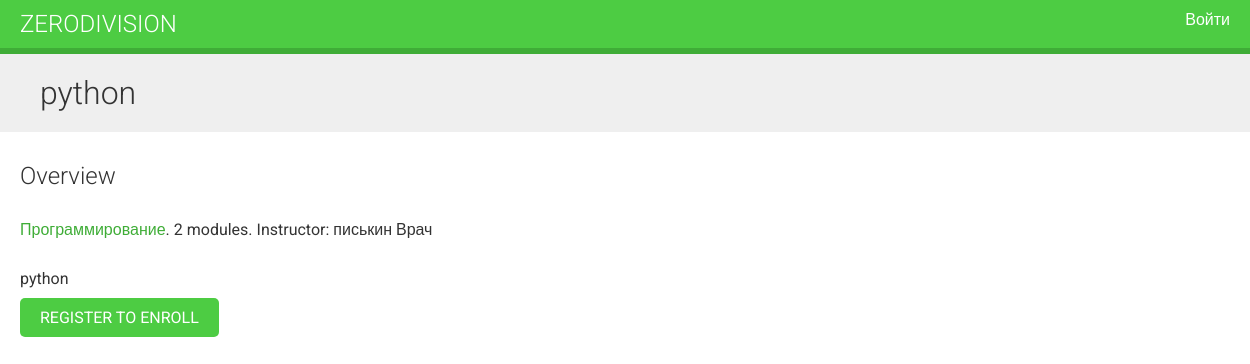
Page /course/python/ on the committed database.
### courses/models.py (models this page shows, shortened)
class Course(models.Model):
    owner = models.ForeignKey(User,
                              related_name='courses_created',
                              on_delete=models.CASCADE)
    subject = models.ForeignKey(Subject,
                                related_name='courses',
                                on_delete=models.CASCADE)
    title = models.CharField(max_length=200)
    slug = models.SlugField(max_length=200, unique=True)
    overview = models.TextField()
    created = models.DateTimeField(auto_now_add=True)
    students = models.ManyToManyField(User,
                                      related_name='courses_joined',
                                      blank=True)
    class Meta:
        ordering = ['-created']

class Subject(models.Model):
    title = models.CharField(max_length=200)
    slug = models.SlugField(max_length=200, unique=True)
    class Meta:
        ordering = ['title']

### courses/views.py (the view)
class CourseDetailView(DetailView):
    model = Course
    template_name = 'courses/course/detail.html'
    def get_context_data(self, **kwargs):
        context = super(CourseDetailView,
                        self).get_context_data(**kwargs)
        context['enroll_form'] = CourseEnrollForm(
                                   initial={'course':self.object})
        return context

### courses/templates/courses/course/detail.html (shortened to what this page needs)
{% extends "base.html" %}
{% block content %}
    {% with subject=course.subject %}
        <h1>
            {{ object.title }}
        </h1>
        <div class="module">
            <h2>Overview</h2>
            <p>
                <a href="{% url "courses:course_list_subject" subject.slug %}">{{ subject.title }}</a>.
                {{ course.modules.count }} modules.
                Instructor: {{ course.owner.get_full_name }}
            </p>
            {{ object.overview|linebreaks }}
            {% if request.user.is_authenticated %}
                <form action="{% url "students:student_enroll_course" %}" method="post">
                    {{ enroll_form }}
                    {% csrf_token %}
                    <input type="submit" class="button" value="Enroll now">
                </form>
            {% else %}
                <a href="{% url "student_registration" %}" class="button">
                    Register to enroll
                </a>
            {% endif %}
        </div>
    {% endwith %}
{% endblock %}

### courses/static/css/base.css (style rules this page uses)
body { margin:0; font-family:'Roboto', sans-serif; font-weight:400; color:#333; }
a { color:#3fad37; text-decoration:none; }
h1, h2, h3, h4, h5, h6 { font-family:'Roboto', sans-serif; font-weight:300; }
h1 { background:#efefef; width:100%; overflow:auto; padding:20px 0 20px 40px; margin:0; }
.module { padding:10px 20px; float:left; width:600px; }
.module p { margin:10px 0 20px; width:100%; float:left; }
input[type=submit], a.button { border-radius:5px; background:#4dcc43; color:#fff; font-size:16px; text-transform:uppercase; border:none; padding:10px 20px; margin:20px 0; }

### rows in the picture
Course: title "python", modules.count "2", owner.get_full_name "писькин Врач", overview "python"
Subject: title "Программирование"
